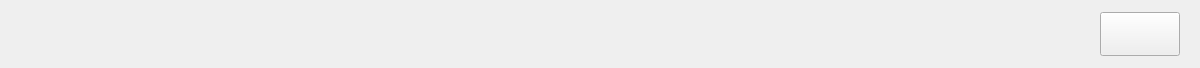
<?xml version="1.0" encoding="UTF-8"?>
<ui version="4.0">
 <class>Level1Alarm</class>
 <widget class="QFrame" name="Level1Alarm">
  <property name="geometry">
   <rect>
    <x>0</x>
    <y>0</y>
    <width>1200</width>
    <height>68</height>
   </rect>
  </property>
  <property name="minimumSize">
   <size>
    <width>1200</width>
    <height>68</height>
   </size>
  </property>
  <property name="maximumSize">
   <size>
    <width>1200</width>
    <height>68</height>
   </size>
  </property>
  <property name="windowTitle">
   <string>Level1Alarm</string>
  </property>
  <widget class="QLabel" name="Level1_label">
   <property name="geometry">
    <rect>
     <x>0</x>
     <y>0</y>
     <width>1200</width>
     <height>68</height>
    </rect>
   </property>
   <property name="minimumSize">
    <size>
     <width>1200</width>
     <height>68</height>
    </size>
   </property>
   <property name="maximumSize">
    <size>
     <width>1200</width>
     <height>68</height>
    </size>
   </property>
   <property name="styleSheet">
    <string notr="true">background-image: url(:/Blank1/Group 10570.png);</string>
   </property>
   <property name="text">
    <string/>
   </property>
  </widget>
  <widget class="QPushButton" name="Help_Button">
   <property name="geometry">
    <rect>
     <x>1100</x>
     <y>12</y>
     <width>80</width>
     <height>44</height>
    </rect>
   </property>
   <property name="minimumSize">
    <size>
     <width>80</width>
     <height>44</height>
    </size>
   </property>
   <property name="maximumSize">
    <size>
     <width>80</width>
     <height>44</height>
    </size>
   </property>
   <property name="text">
    <string/>
   </property>
  </widget>
  <widget class="QLabel" name="AlarmText_label">
   <property name="geometry">
    <rect>
     <x>95</x>
     <y>19</y>
     <width>751</width>
     <height>45</height>
    </rect>
   </property>
   <property name="minimumSize">
    <size>
     <width>0</width>
     <height>45</height>
    </size>
   </property>
   <property name="maximumSize">
    <size>
     <width>16777215</width>
     <height>45</height>
    </size>
   </property>
   <property name="styleSheet">
    <string notr="true"/>
   </property>
   <property name="text">
    <string/>
   </property>
  </widget>
 </widget>
 <resources>
  <include location="resource/MessageManagement/MessageManagement.qrc"/>
  <include location="resource/Blank1/Blank1.qrc"/>
 </resources>
 <connections/>
</ui>
